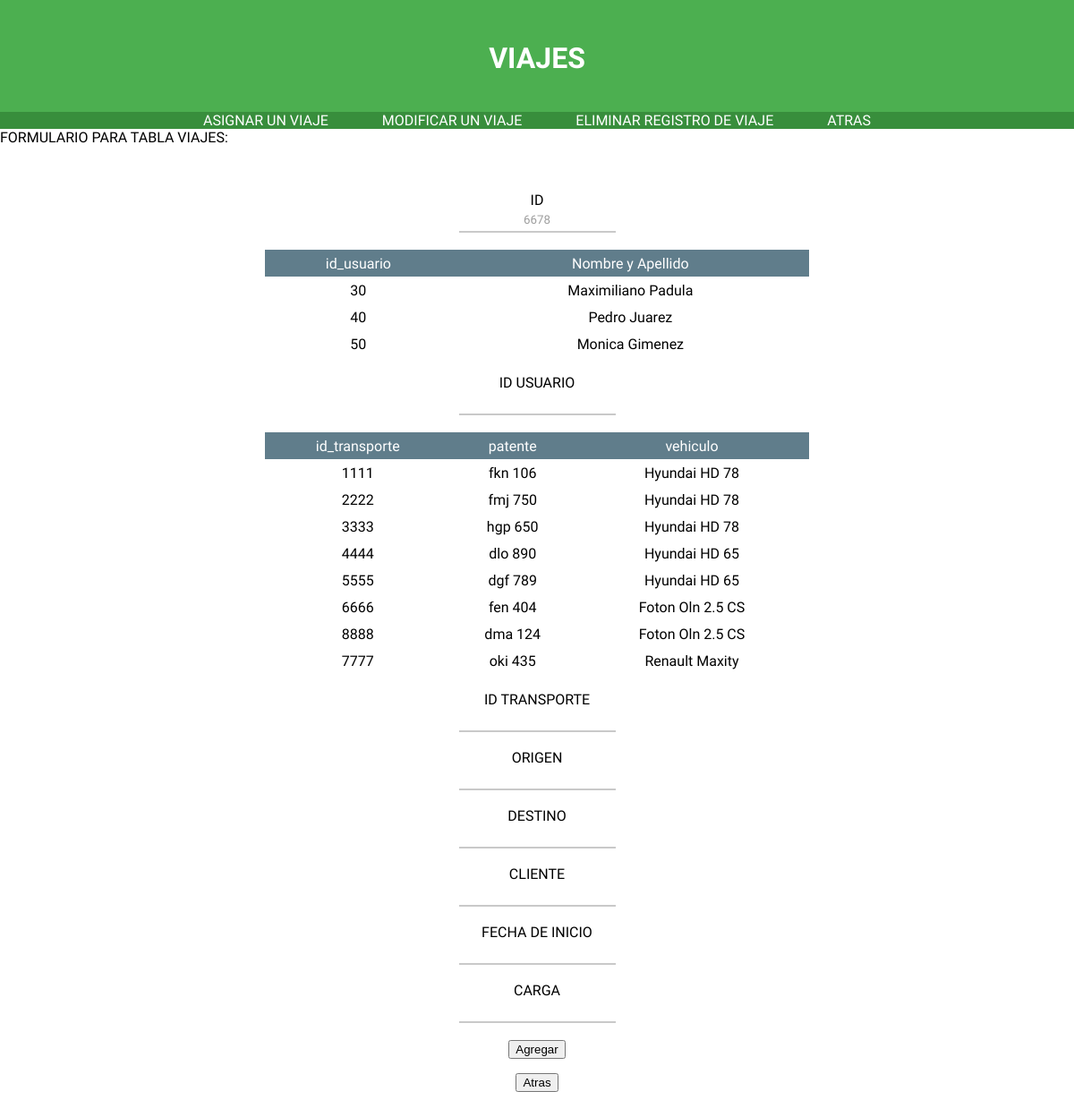
Screenshot of /Web/php/SUPERVISOR/agregar_viajes.php (signed in) with the database file from the repository.
### tables this page shows
CREATE TABLE IF NOT EXISTS usuario (
    id_usuario INT PRIMARY KEY,
    usuario VARCHAR(30),
    nombre VARCHAR(30),
    pass varchar(30),
    fecha_nacimiento DATE,
    id_tipo_doc INT,
    num_doc VARCHAR(40),
    id_licencia VARCHAR(10),
	codigo_rol int,
    CONSTRAINT id_tipo_doc FOREIGN KEY (id_tipo_doc) REFERENCES tipo_doc (id_tipo_doc)
    ON DELETE CASCADE
	ON UPDATE CASCADE,
    CONSTRAINT id_licencia_usuario FOREIGN KEY (id_licencia) REFERENCES licencia (id_licencia)
    ON DELETE CASCADE
	ON UPDATE CASCADE,
    CONSTRAINT id_rol_usuario FOREIGN KEY (codigo_rol) REFERENCES rol (codigo_rol)
	ON DELETE CASCADE
	ON UPDATE CASCADE
);

create table if not exists transporte
    (id_transporte int primary key,
     id_vehiculo int,
     id_estado varchar(2),
     num_chasis int,
     num_motor int,
     anio_fabricacion int,
     patente varchar(30) unique,
     km_recorridos int,
     constraint id_vehiculo_fk foreign key(id_vehiculo) references vehiculo (id_vehiculo)
     ON DELETE CASCADE
	 ON UPDATE CASCADE,
     constraint id_estado_fk foreign key (id_estado) references estado (id_estado)
	 ON DELETE CASCADE
	 ON UPDATE CASCADE
);

create table if not exists marca
(id_marca int primary key,
 descripcion varchar(30)
 );

create table if not exists modelo
	(id_modelo int primary key,
     descripcion varchar (30)
);

### Web/php/rutas.php (called while the page is built, shortened)
<?php
		$validar_datos_viaje ="validar_datos_viajes.php";
?>

### Web/php/SUPERVISOR/agregar_viajes.php (the view, shortened to what this page needs)
<html>
 <?php include ("viajes_datos.php"); ?>
	<head>
</head>
<?PHP
			include ('../rutas.php');
		$consulta_id= mysql_query(" SELECT MAX( id_viaje ) ID
                                       FROM viaje ") or die ("no query");
		$fila1 = mysql_fetch_assoc($consulta_id);
		$id_viaje= $fila1["ID"];
		$id_viaje +=1;
?>
	FORMULARIO PARA TABLA VIAJES:
<div id="divContenedor">
<div class="divTabla">
	<form class='contacto' method="post" action="<?php echo $validar_datos_viaje ?>">
		<div id="contacto">
				<div><label>ID
				<input type="text" name="id_viajes"  value="<?php echo $id_viaje?>"readonly = "readonly">
				</label>
				</div>
		<?php
			$consulta  = mysql_query ("SELECT id_usuario, nombre
									  FROM usuario
									  where codigo_rol = 1") or die ("no q");
			if ($row = mysql_fetch_array($consulta)){
			echo "<table border = '1'> \n";
			echo "<tr><td>id_usuario</td><td>Nombre y Apellido</td></tr> \n";
			do{
				echo "<tr><td>".$row["id_usuario"]."</td><td>".$row["nombre"]."</td></tr> \n";
			} while ($row = mysql_fetch_array ($consulta));
			echo "</table> \n";
			} else {
			echo "no se encontraron ningun registro";
			}
		?>
			<br>
				<div><label>ID USUARIO
					<input type="text" name="id_usuario">
				</label>
				</div>
			<?php
			$consulta  = mysql_query ("SELECT t.id_transporte id, t.patente patente,M.descripcion marca,MO.descripcion modelo
										FROM transporte T join
										     vehiculo V on V.id_vehiculo = T.id_vehiculo join
											 marca M on M.id_marca = V.id_marca join
											 modelo MO on MO.id_modelo = V.id_modelo") or die ("no q");
			if ($row = mysql_fetch_array($consulta)){
			echo "<table border = '1'> \n";
			echo "<tr><td>id_transporte</td><td>patente</td><td>vehiculo</td></tr> \n";
			do{
				echo "<tr><td>".$row["id"]."</td><td>".$row["patente"]."</td><td>".$row["marca"]."  ".$row["modelo"]."</td></tr> \n";
			} while ($row = mysql_fetch_array ($consulta));
			echo "</table> \n";
			} else {
			echo "no se encontraron ningun registro";
			}
		?>
			<br>
				<div><label>ID TRANSPORTE
					<input type="text" name="id_transpo">
				</label>
				</div>
				<div><label>ORIGEN
					<input type="text" name="origen">
				</label>
				</div>
			<div><label>DESTINO
				<input type="text" name="destino">
				</label>
				</div>
			<div><label>CLIENTE
				<input type="text" name="cliente">
				</label>
				</div>
			 <div><label>FECHA DE INICIO
				<input type="text" name="fecha_inicio">
				</label>
				</div>
			 <div><label>CARGA
				<input type="text" name="carga">
				</label>
				</div>
				<input type="submit" value="Agregar">
			<br>
		</div>
	</form>
<input type="submit" value="Atras" onclick = "location='viajes_datos.php'"/>
</div>
</diV>
</html>

### Web/Css/login.css (style rules this page uses)
html { margin: 0; padding: 0; }
body { background-color: #FFF; margin: 0; font-family: 'Ubuntu',sans-serif; padding: 0; }
#divContenedor { margin-left: 200px; margin-right: 200px; text-align: center; }
.divTabla { padding: 1em 3em; margin: 1em 3em; border-spacing: 0; }
.divTabla table { border-collapse: separate; border-spacing: 0; border-color: #fff; width: 100%; height: auto; border: 0; padding: 0; }
.divTabla td { vertical-align: middle; background-color: #fff; border: 0; height: 30px; text-align: center; padding: 0; color: #000; }
.divTabla tr:first-child td { background-color: #607D8B; text-align: center; color: #fff; }
input[readonly] { color: #9E9E9E; width: 175px; }
input[type="text"],input[type="password"] { padding: 5px; border: none; border-bottom: solid 2px #c9c9c9; transition: border .3s; font-family: 'Ubuntu',sans-serif; text-align: center; width: 175px; }

### rows the page displays
usuario: id_usuario "30", nombre "Maximiliano Padula"
usuario: id_usuario "40", nombre "Pedro Juarez"
usuario: id_usuario "50", nombre "Monica Gimenez"
transporte: id_transporte "1111", patente "fkn 106", marca.descripcion "Hyundai", modelo.descripcion "HD 78"
transporte: id_transporte "2222", patente "fmj 750", marca.descripcion "Hyundai", modelo.descripcion "HD 78"
transporte: id_transporte "3333", patente "hgp 650", marca.descripcion "Hyundai", modelo.descripcion "HD 78"
transporte: id_transporte "4444", patente "dlo 890", marca.descripcion "Hyundai", modelo.descripcion "HD 65"
transporte: id_transporte "5555", patente "dgf 789", marca.descripcion "Hyundai", modelo.descripcion "HD 65"
transporte: id_transporte "6666", patente "fen 404", marca.descripcion "Foton", modelo.descripcion "Oln 2.5 CS"
transporte: id_transporte "8888", patente "dma 124", marca.descripcion "Foton", modelo.descripcion "Oln 2.5 CS"
transporte: id_transporte "7777", patente "oki 435", marca.descripcion "Renault", modelo.descripcion "Maxity"
